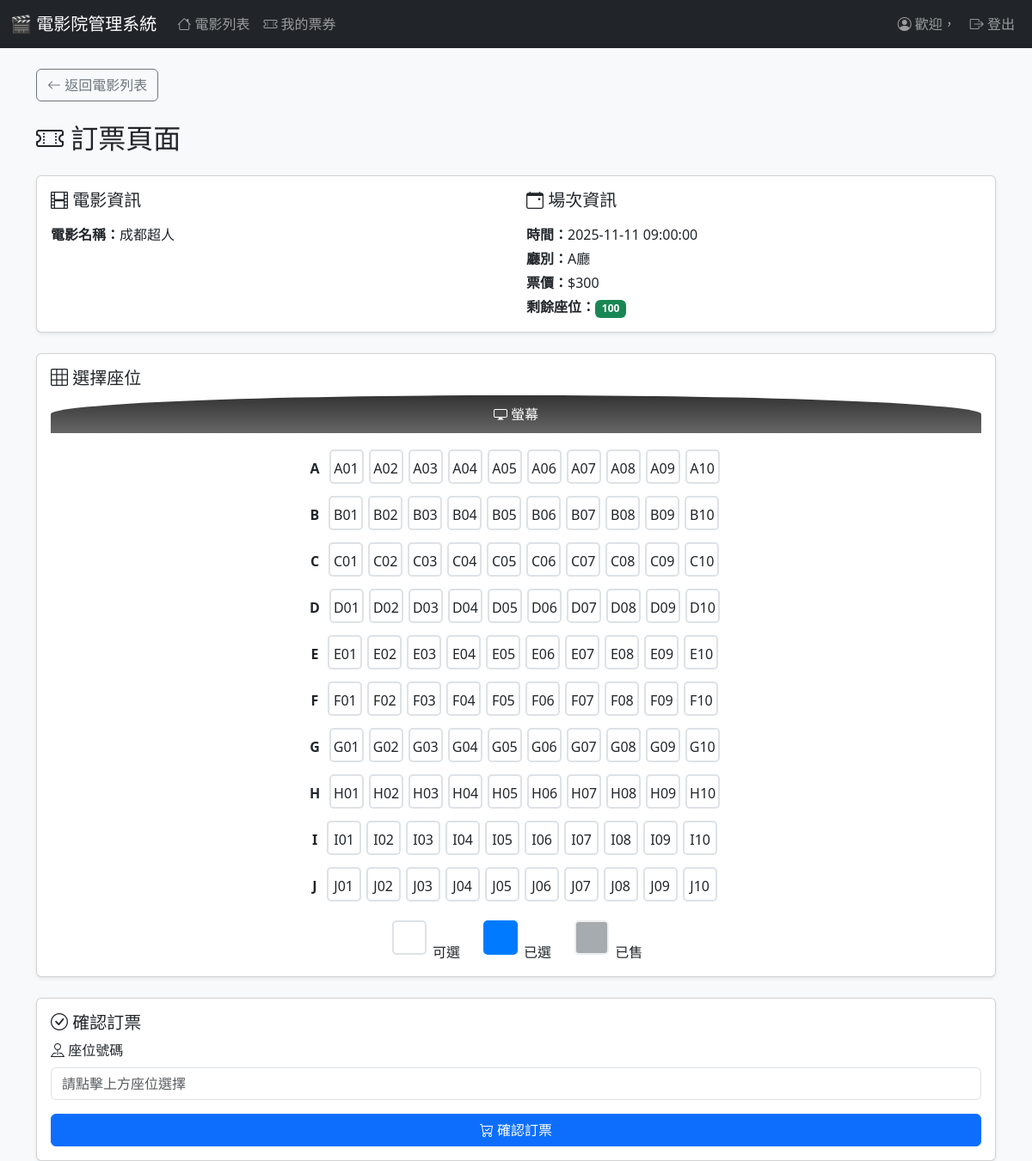
Page /public/booking.php?screening_id=17 (signed in) on the committed database.
### tables this page shows
CREATE TABLE `screening` (
  `ScreeningID` int(15) NOT NULL COMMENT '場次編號',
  `MovieID` int(15) NOT NULL COMMENT '電影編號',
  `StartTime` datetime NOT NULL COMMENT '場次開始時間',
  `Hall` varchar(20) NOT NULL COMMENT '場次廳別',
  `Price` int(11) NOT NULL COMMENT '場次票價',
  `TotalSeats` int(11) NOT NULL COMMENT '場次總座位',
  `AvailableSeats` int(11) NOT NULL COMMENT '場次剩餘座位'
);

CREATE TABLE `movie` (
  `MovieID` int(15) NOT NULL COMMENT '電影編號',
  `Title` varchar(255) NOT NULL COMMENT '電影名稱',
  `Genre` varchar(255) NOT NULL COMMENT '電影類型',
  `Duration` int(11) NOT NULL COMMENT '電影時長(分鐘)',
  `img` varchar(100) NOT NULL COMMENT '電影圖片的路徑'
);

### public/booking.php (the view, shortened to what this page needs)
<?php
require_once "../config/db_conn.php";
$movies = $db->query("SELECT * FROM movie")->fetchAll(PDO::FETCH_ASSOC);
$from_screening_list = isset($_GET['screening_id']);
$selected_screening_id = isset($_GET['screening_id']) ? intval($_GET['screening_id']) : 0;
if ($selected_screening_id) {
    $stmt = $db->prepare("SELECT MovieID FROM screening WHERE ScreeningID=?");
    $stmt->execute([$selected_screening_id]);
    $selected_movie_id = $stmt->fetchColumn() ?: 0;
} else {
    $selected_movie_id = isset($_GET['movie_id']) ? intval($_GET['movie_id']) : ($movies[0]['MovieID'] ?? 0);
}
$stmt = $db->prepare("SELECT * FROM screening WHERE MovieID=? ORDER BY StartTime ASC");
$stmt->execute([$selected_movie_id]);
$screenings = $stmt->fetchAll(PDO::FETCH_ASSOC);
$stmt = $db->prepare("SELECT s.*, m.Title as MovieTitle FROM screening s JOIN movie m ON s.MovieID = m.MovieID WHERE s.ScreeningID=?");
$stmt->execute([$selected_screening_id]);
$screening = $stmt->fetch(PDO::FETCH_ASSOC);
$stmt = $db->prepare("SELECT SeatNumber FROM ticket WHERE ScreeningID=?");
$stmt->execute([$selected_screening_id]);
$taken_seats = $stmt->fetchAll(PDO::FETCH_COLUMN);
?>
<!DOCTYPE html>
<html lang="zh-TW">
<head>
    <link href="https://cdn.jsdelivr.net/npm/bootstrap@5.3.0/dist/css/bootstrap.min.css" rel="stylesheet">
    <link rel="stylesheet" href="https://cdn.jsdelivr.net/npm/bootstrap-icons@1.11.0/font/bootstrap-icons.css">
</head>
<body class="bg-light">
<?php include '../LoginView/navbar.php'; ?>
<div class="container">
    <div class="mb-4">
        <a href="../index.php" class="btn btn-outline-secondary">
            <i class="bi bi-arrow-left"></i> 返回電影列表
        </a>
    </div>
    <h2 class="mb-4">
        <i class="bi bi-ticket-perforated"></i> 訂票頁面
    </h2>
<?php if ($from_screening_list && $screening): ?>
    <div class="card shadow-sm mb-4">
        <div class="card-body">
            <div class="row">
                <div class="col-md-6">
                    <h5 class="mb-3"><i class="bi bi-film"></i> 電影資訊</h5>
                    <p class="mb-1"><strong>電影名稱：</strong><?= htmlspecialchars($screening['MovieTitle']) ?></p>
                </div>
                <div class="col-md-6">
                    <h5 class="mb-3"><i class="bi bi-calendar-event"></i> 場次資訊</h5>
                    <p class="mb-1"><strong>時間：</strong><?= $screening['StartTime'] ?></p>
                    <p class="mb-1"><strong>廳別：</strong><?= htmlspecialchars($screening['Hall']) ?></p>
                    <p class="mb-1"><strong>票價：</strong>$<?= $screening['Price'] ?></p>
                    <p class="mb-0"><strong>剩餘座位：</strong><span class="badge bg-success"><?= $screening['AvailableSeats'] ?></span></p>
                </div>
            </div>
        </div>
    </div>
<?php endif; ?>
<?php if (!empty($screenings) && $screening): ?>
<div class="card shadow-sm mb-4">
    <div class="card-body">
        <h5 class="card-title"><i class="bi bi-grid-3x3"></i> 選擇座位</h5>
        <div class="screen mb-3">
            <i class="bi bi-display"></i> 螢幕
        </div>
        <div id="seats" class="text-center">
        <?php
        $rows = range('A','J');
        $cols = range(1,10);
        foreach ($rows as $r){
            echo "<div class='mb-2'>";
            echo "<span class='me-2'><strong>$r</strong></span>";
            foreach($cols as $c){
                $seat = $r . str_pad($c,2,'0',STR_PAD_LEFT);
                $class = in_array($seat,$taken_seats)?'seat taken':'seat';
                echo "<div class='$class' data-seat='$seat'>$seat</div>";
            }
            echo "</div>";
        }
        ?>
        </div>
        <div class="mt-3 d-flex justify-content-center gap-4">
            <div><span class="seat seat-legend" style="pointer-events:none;"></span> 可選</div>
            <div><span class="seat selected seat-legend" style="pointer-events:none;"></span> 已選</div>
            <div><span class="seat taken seat-legend" style="pointer-events:none;"></span> 已售</div>
        </div>
    </div>
</div>
<div class="card shadow-sm">
    <div class="card-body">
        <h5 class="card-title"><i class="bi bi-check-circle"></i> 確認訂票</h5>
        <?php if (!isset($_SESSION['logged_in']) || !$_SESSION['logged_in']): ?>
            <div class="alert alert-info" role="alert">
                <i class="bi bi-info-circle"></i> 請先登入才能訂票
            </div>
            <button type="button" class="btn btn-primary w-100" data-bs-toggle="modal" data-bs-target="#loginModal">
                <i class="bi bi-box-arrow-in-right"></i> 登入
            </button>
        <?php else: ?>
            <form action="booking_save.php" method="POST">
                <div class="mb-3">
                    <label class="form-label"><i class="bi bi-pin-map"></i> 座位號碼</label>
                    <input type="text" id="seatInput" name="seat" class="form-control" required readonly placeholder="請點擊上方座位選擇">
                </div>
                <button type="submit" class="btn btn-primary w-100">
                    <i class="bi bi-cart-check"></i> 確認訂票
                </button>
            </form>
        <?php endif; ?>
    </div>
</div>
<?php endif; ?>
</div>
</body>
</html>

### public/booking.php (style rules this page uses)
.seat { display:inline-block; width:40px; height:40px; margin:3px; text-align:center; line-height:40px; border:2px solid #dee2e6; cursor:pointer; border-radius:5px; background:#fff; transition: all 0.2s; }
.seat.selected { background:#007bff; color:#fff; border-color:#007bff; }
.seat.taken { background:#6c757d; color:#fff; cursor:not-allowed; opacity: 0.6; }
.screen { background: linear-gradient(to bottom, #333, #666); color: white; text-align: center; padding: 10px; border-radius: 50% 50% 0 0; margin-bottom: 30px; }

### rows in the picture
screening: MovieID.Title "成都超人", StartTime "2025-11-11 09:00:00", Hall "A廳", Price "300", AvailableSeats "100"

### other values in the picture
$r "A"
$seat "A01"
$seat "A02"
$seat "A03"
$seat "A04"
$seat "A05"
$seat "A06"
$seat "A07"
$seat "A08"
$seat "A09"
$seat "A10"
$r "B"
$seat "B01"
$seat "B02"
$seat "B03"
